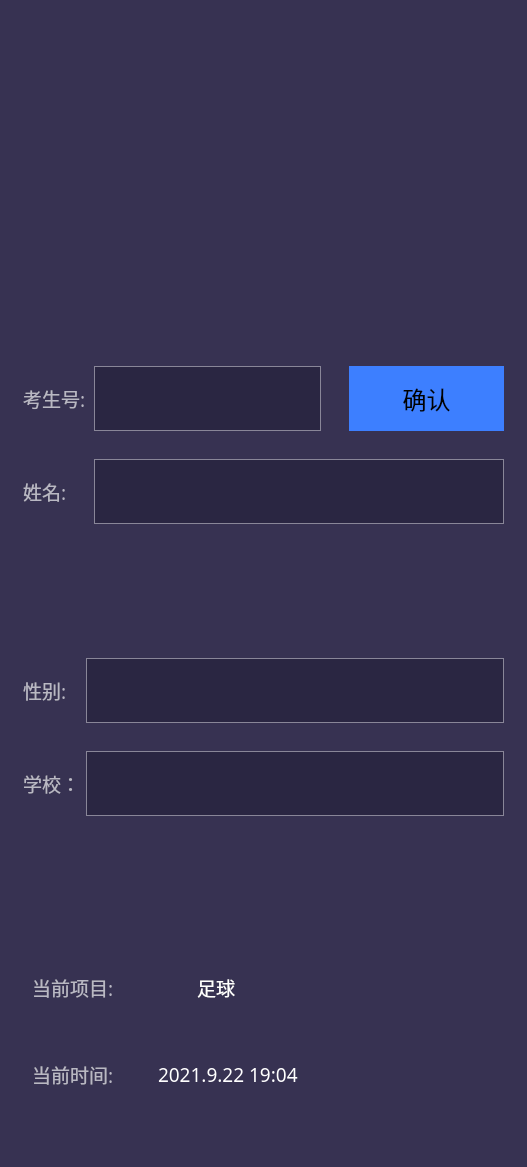
           <widget class="QFrame" name="frame_13">
            <property name="minimumSize">
             <size>
              <width>0</width>
              <height>243</height>
             </size>
            </property>
            <property name="maximumSize">
             <size>
              <width>16777215</width>
              <height>16777215</height>
             </size>
            </property>
            <property name="styleSheet">
             <string notr="true">background-color: rgb(55, 50, 82);</string>
            </property>
            <property name="title" stdset="0">
             <string/>
            </property>
            <layout class="QVBoxLayout" name="verticalLayout_34">
             <item>
              <layout class="QHBoxLayout" name="horizontalLayout_4">
               <item>
                <spacer name="horizontalSpacer_9">
                 <property name="orientation">
                  <enum>Qt::Horizontal</enum>
                 </property>
                 <property name="sizeType">
                  <enum>QSizePolicy::Preferred</enum>
                 </property>
                 <property name="sizeHint" stdset="0">
                  <size>
                   <width>40</width>
                   <height>20</height>
                  </size>
                 </property>
                </spacer>
               </item>
               <item>
                <layout class="QVBoxLayout" name="verticalLayout_23">
                 <item>
                  <spacer name="verticalSpacer_16">
                   <property name="orientation">
                    <enum>Qt::Vertical</enum>
                   </property>
                   <property name="sizeType">
                    <enum>QSizePolicy::Maximum</enum>
                   </property>
                   <property name="sizeHint" stdset="0">
                    <size>
                     <width>20</width>
                     <height>49</height>
                    </size>
                   </property>
                  </spacer>
                 </item>
                 <item>
                  <widget class="QLabel" name="lbUserPic">
                   <property name="sizePolicy">
                    <sizepolicy hsizetype="Preferred" vsizetype="Preferred">
                     <horstretch>0</horstretch>
                     <verstretch>0</verstretch>
                    </sizepolicy>
                   </property>
                   <property name="minimumSize">
                    <size>
                     <width>155</width>
                     <height>183</height>
                    </size>
                   </property>
                   <property name="maximumSize">
                    <size>
                     <width>155</width>
                     <height>183</height>
                    </size>
                   </property>
                   <property name="styleSheet">
                    <string notr="true">border-image: url(:/resource/images/examPage/headPic.png);</string>
                   </property>
                   <property name="text">
                    <string/>
                   </property>
                   <property name="alignment">
                    <set>Qt::AlignCenter</set>
                   </property>
                  </widget>
                 </item>
                 <item>
                  <spacer name="verticalSpacer_17">
                   <property name="orientation">
                    <enum>Qt::Vertical</enum>
                   </property>
                   <property name="sizeType">
                    <enum>QSizePolicy::Maximum</enum>
                   </property>
                   <property name="sizeHint" stdset="0">
                    <size>
                     <width>20</width>
                     <height>52</height>
                    </size>
                   </property>
                  </spacer>
                 </item>
                </layout>
               </item>
               <item>
                <spacer name="horizontalSpacer_10">
                 <property name="orientation">
                  <enum>Qt::Horizontal</enum>
                 </property>
                 <property name="sizeType">
                  <enum>QSizePolicy::Preferred</enum>
                 </property>
                 <property name="sizeHint" stdset="0">
                  <size>
                   <width>40</width>
                   <height>20</height>
                  </size>
                 </property>
                </spacer>
               </item>
              </layout>
             </item>
             <item>
              <widget class="QGroupBox" name="groupBox">
               <property name="styleSheet">
                <string notr="true">border:none;</string>
               </property>
               <property name="title">
                <string/>
               </property>
               <layout class="QVBoxLayout" name="verticalLayout_35">
                <item>
                 <spacer name="verticalSpacer_28">
                  <property name="orientation">
                   <enum>Qt::Vertical</enum>
                  </property>
                  <property name="sizeHint" stdset="0">
                   <size>
                    <width>20</width>
                    <height>50</height>
                   </size>
                  </property>
                 </spacer>
                </item>
                <item>
                 <layout class="QHBoxLayout" name="horizontalLayout_6">
                  <item>
                   <layout class="QVBoxLayout" name="verticalLayout_2">
                    <property name="spacing">
                     <number>28</number>
                    </property>
                    <item>
                     <widget class="QLabel" name="label_4">
                      <property name="maximumSize">
                       <size>
                        <width>65</width>
                        <height>65</height>
                       </size>
                      </property>
                      <property name="font">
                       <font>
                        <family>Microsoft YaHei</family>
                        <pointsize>14</pointsize>
                       </font>
                      </property>
                      <property name="styleSheet">
                       <string notr="true">color: rgb(185, 184, 195);</string>
                      </property>
                      <property name="text">
                       <string>考生号:</string>
                      </property>
                      <property name="alignment">
                       <set>Qt::AlignLeading|Qt::AlignLeft|Qt::AlignVCenter</set>
                      </property>
                     </widget>
                    </item>
                    <item>
                     <widget class="QLabel" name="label_5">
                      <property name="maximumSize">
                       <size>
                        <width>65</width>
                        <height>65</height>
                       </size>
                      </property>
                      <property name="font">
                       <font>
                        <family>Microsoft YaHei</family>
                        <pointsize>14</pointsize>
                       </font>
                      </property>
                      <property name="styleSheet">
                       <string notr="true">color: rgb(185, 184, 195);</string>
                      </property>
                      <property name="text">
                       <string>姓名:</string>
                      </property>
                     </widget>
                    </item>
                   </layout>
                  </item>
                  <item>
                   <layout class="QVBoxLayout" name="verticalLayout_3">
                    <property name="spacing">
                     <number>28</number>
                    </property>
                    <item>
                     <layout class="QHBoxLayout" name="horizontalLayout_5">
                      <item>
                       <widget class="QLineEdit" name="leUserId">
                        <property name="sizePolicy">
                         <sizepolicy hsizetype="Preferred" vsizetype="Fixed">
                          <horstretch>0</horstretch>
                          <verstretch>0</verstretch>
                         </sizepolicy>
                        </property>
                        <property name="minimumSize">
                         <size>
                          <width>188</width>
                          <height>65</height>
                         </size>
                        </property>
                        <property name="maximumSize">
                         <size>
                          <width>16777215</width>
                          <height>188</height>
                         </size>
                        </property>
                        <property name="font">
                         <font>
                          <family>Microsoft YaHei</family>
                          <pointsize>18</pointsize>
                         </font>
                        </property>
                        <property name="styleSheet">
                         <string notr="true">background-color: rgb(42, 38, 66);
color: rgb(255, 255, 255);
border:1px solid #898698;</string>
                        </property>
                       </widget>
                      </item>
                      <item>
                       <widget class="QPushButton" name="pbConfimUserIdBtn">
                        <property name="minimumSize">
                         <size>
                          <width>97</width>
                          <height>65</height>
                         </size>
                        </property>
                        <property name="font">
                         <font>
                          <family>Microsoft YaHei</family>
                          <pointsize>18</pointsize>
                         </font>
                        </property>
                        <property name="styleSheet">
                         <string notr="true">background-color: rgb(61, 127, 255);
color: rgb(0, 0, 0);</string>
                        </property>
                        <property name="text">
                         <string>确认</string>
                        </property>
                       </widget>
                      </item>
                     </layout>
                    </item>
                    <item>
                     <widget class="QLineEdit" name="leUserName">
                      <property name="sizePolicy">
                       <sizepolicy hsizetype="Preferred" vsizetype="Fixed">
                        <horstretch>0</horstretch>
                        <verstretch>0</verstretch>
                       </sizepolicy>
                      </property>
                      <property name="minimumSize">
                       <size>
                        <width>0</width>
                        <height>65</height>
                       </size>
                      </property>
                      <property name="maximumSize">
                       <size>
                        <width>16777215</width>
                        <height>288</height>
                       </size>
                      </property>
                      <property name="font">
                       <font>
                        <family>Microsoft YaHei</family>
                        <pointsize>18</pointsize>
                       </font>
                      </property>
                      <property name="styleSheet">
                       <string notr="true">background-color: rgb(42, 38, 66);
color: rgb(255, 255, 255);
border:1px solid #898698;</string>
                      </property>
                     </widget>
                    </item>
                   </layout>
                  </item>
                 </layout>
                </item>
                <item>
                 <spacer name="verticalSpacer_27">
                  <property name="orientation">
                   <enum>Qt::Vertical</enum>
                  </property>
                  <property name="sizeHint" stdset="0">
                   <size>
                    <width>20</width>
                    <height>50</height>
                   </size>
                  </property>
                 </spacer>
                </item>
               </layout>
              </widget>
             </item>
             <item>
              <widget class="QGroupBox" name="groupBox_2">
               <property name="styleSheet">
                <string notr="true">border:none</string>
               </property>
               <property name="title">
                <string/>
               </property>
               <layout class="QVBoxLayout" name="verticalLayout_36">
                <item>
                 <spacer name="verticalSpacer_30">
                  <property name="orientation">
                   <enum>Qt::Vertical</enum>
                  </property>
                  <property name="sizeHint" stdset="0">
                   <size>
                    <width>20</width>
                    <height>51</height>
                   </size>
                  </property>
                 </spacer>
                </item>
                <item>
                 <layout class="QHBoxLayout" name="horizontalLayout_20">
                  <item>
                   <layout class="QVBoxLayout" name="verticalLayout_25">
                    <property name="spacing">
                     <number>28</number>
                    </property>
                    <item>
                     <widget class="QLabel" name="label_6">
                      <property name="maximumSize">
                       <size>
                        <width>16777215</width>
                        <height>65</height>
                       </size>
                      </property>
                      <property name="font">
                       <font>
                        <family>Microsoft YaHei</family>
                        <pointsize>14</pointsize>
                       </font>
                      </property>
                      <property name="styleSheet">
                       <string notr="true">color: rgb(185, 184, 195);</string>
                      </property>
                      <property name="text">
                       <string>性别:</string>
                      </property>
                     </widget>
                    </item>
                    <item>
                     <widget class="QLabel" name="label_7">
                      <property name="maximumSize">
                       <size>
                        <width>16777215</width>
                        <height>65</height>
                       </size>
                      </property>
                      <property name="font">
                       <font>
                        <family>Microsoft YaHei</family>
                        <pointsize>14</pointsize>
                       </font>
                      </property>
                      <property name="styleSheet">
                       <string notr="true">color: rgb(185, 184, 195);</string>
                      </property>
                      <property name="text">
                       <string>学校：</string>
                      </property>
                     </widget>
                    </item>
                   </layout>
                  </item>
                  <item>
                   <layout class="QVBoxLayout" name="verticalLayout_31">
                    <property name="spacing">
                     <number>28</number>
                    </property>
                    <item>
                     <widget class="QLineEdit" name="leUserGender">
                      <property name="minimumSize">
                       <size>
                        <width>0</width>
                        <height>65</height>
                       </size>
                      </property>
                      <property name="font">
                       <font>
                        <family>Microsoft YaHei</family>
                        <pointsize>18</pointsize>
                       </font>
                      </property>
                      <property name="styleSheet">
                       <string notr="true">background-color: rgb(42, 38, 66);
color: rgb(255, 255, 255);
border:1px solid #898698;</string>
                      </property>
                     </widget>
                    </item>
                    <item>
                     <widget class="QLineEdit" name="leUserSchool">
                      <property name="minimumSize">
                       <size>
                        <width>0</width>
                        <height>65</height>
                       </size>
                      </property>
                      <property name="font">
                       <font>
                        <family>Microsoft YaHei</family>
                        <pointsize>18</pointsize>
                       </font>
                      </property>
                      <property name="styleSheet">
                       <string notr="true">background-color: rgb(42, 38, 66);
color: rgb(255, 255, 255);
border:1px solid #898698;</string>
                      </property>
                     </widget>
                    </item>
                   </layout>
                  </item>
                 </layout>
                </item>
                <item>
                 <spacer name="verticalSpacer_29">
                  <property name="orientation">
                   <enum>Qt::Vertical</enum>
                  </property>
                  <property name="sizeHint" stdset="0">
                   <size>
                    <width>20</width>
                    <height>51</height>
                   </size>
                  </property>
                 </spacer>
                </item>
               </layout>
              </widget>
             </item>
             <item>
              <widget class="QGroupBox" name="groupBox_3">
               <property name="styleSheet">
                <string notr="true">border:none</string>
               </property>
               <property name="title">
                <string/>
               </property>
               <layout class="QVBoxLayout" name="verticalLayout_33">
                <property name="spacing">
                 <number>28</number>
                </property>
                <item>
                 <spacer name="verticalSpacer_18">
                  <property name="orientation">
                   <enum>Qt::Vertical</enum>
                  </property>
                  <property name="sizeHint" stdset="0">
                   <size>
                    <width>20</width>
                    <height>58</height>
                   </size>
                  </property>
                 </spacer>
                </item>
                <item>
                 <widget class="QGroupBox" name="groupBox_4">
                  <property name="maximumSize">
                   <size>
                    <width>16777215</width>
                    <height>60</height>
                   </size>
                  </property>
                  <property name="styleSheet">
                   <string notr="true">border:none;</string>
                  </property>
                  <property name="title">
                   <string/>
                  </property>
                  <layout class="QHBoxLayout" name="horizontalLayout_11">
                   <item>
                    <widget class="QLabel" name="label_8">
                     <property name="minimumSize">
                      <size>
                       <width>0</width>
                       <height>17</height>
                      </size>
                     </property>
                     <property name="maximumSize">
                      <size>
                       <width>120</width>
                       <height>16777215</height>
                      </size>
                     </property>
                     <property name="font">
                      <font>
                       <family>Microsoft YaHei</family>
                       <pointsize>14</pointsize>
                      </font>
                     </property>
                     <property name="styleSheet">
                      <string notr="true">color: rgb(185, 184, 195);</string>
                     </property>
                     <property name="text">
                      <string>当前项目:   </string>
                     </property>
                    </widget>
                   </item>
                   <item>
                    <widget class="QLabel" name="label_33">
                     <property name="minimumSize">
                      <size>
                       <width>40</width>
                       <height>40</height>
                      </size>
                     </property>
                     <property name="maximumSize">
                      <size>
                       <width>40</width>
                       <height>40</height>
                      </size>
                     </property>
                     <property name="styleSheet">
                      <string notr="true">border-image: url(:/resource/images/mainform/football.png);</string>
                     </property>
                     <property name="text">
                      <string/>
                     </property>
                    </widget>
                   </item>
                   <item>
                    <widget class="QLabel" name="label_9">
                     <property name="font">
                      <font>
                       <family>Microsoft YaHei</family>
                       <pointsize>14</pointsize>
                       <weight>50</weight>
                       <bold>false</bold>
                      </font>
                     </property>
                     <property name="styleSheet">
                      <string notr="true">color: rgb(255, 255, 255);</string>
                     </property>
                     <property name="text">
                      <string/>
                     </property>
                     <property name="alignment">
                      <set>Qt::AlignCenter</set>
                     </property>
                    </widget>
                   </item>
                   <item>
                    <widget class="QLabel" name="lbProjectName">
                     <property name="font">
                      <font>
                       <family>Microsoft YaHei</family>
                       <pointsize>14</pointsize>
                      </font>
                     </property>
                     <property name="styleSheet">
                      <string notr="true">color: rgb(255, 255, 255);</string>
                     </property>
                     <property name="text">
                      <string>足球</string>
                     </property>
                    </widget>
                   </item>
                   <item>
                    <spacer name="horizontalSpacer_47">
                     <property name="orientation">
                      <enum>Qt::Horizontal</enum>
                     </property>
                     <property name="sizeHint" stdset="0">
                      <size>
                       <width>260</width>
                       <height>20</height>
                      </size>
                     </property>
                    </spacer>
                   </item>
                  </layout>
                 </widget>
                </item>
                <item>
                 <widget class="QGroupBox" name="groupBox_12">
                  <property name="minimumSize">
                   <size>
                    <width>0</width>
                    <height>60</height>
                   </size>
                  </property>
                  <property name="maximumSize">
                   <size>
                    <width>16777215</width>
                    <height>60</height>
                   </size>
                  </property>
                  <property name="styleSheet">
                   <string notr="true">border:none;</string>
                  </property>
                  <property name="title">
                   <string/>
                  </property>
                  <layout class="QHBoxLayout" name="horizontalLayout_32">
                   <item>
                    <widget class="QLabel" name="label_10">
                     <property name="minimumSize">
                      <size>
                       <width>0</width>
                       <height>17</height>
                      </size>
                     </property>
                     <property name="maximumSize">
                      <size>
                       <width>120</width>
                       <height>16777215</height>
                      </size>
                     </property>
                     <property name="font">
                      <font>
                       <family>Microsoft YaHei</family>
                       <pointsize>14</pointsize>
                      </font>
                     </property>
                     <property name="styleSheet">
                      <string notr="true">color: rgb(185, 184, 195);</string>
                     </property>
                     <property name="text">
                      <string>当前时间:</string>
                     </property>
                    </widget>
                   </item>
                   <item>
                    <widget class="QLabel" name="lbCurrentTime">
                     <property name="enabled">
                      <bool>true</bool>
                     </property>
                     <property name="minimumSize">
                      <size>
                       <width>0</width>
                       <height>0</height>
                      </size>
                     </property>
                     <property name="font">
                      <font>
                       <family>Microsoft YaHei</family>
                       <pointsize>14</pointsize>
                      </font>
                     </property>
                     <property name="styleSheet">
                      <string notr="true">color: rgb(255, 255, 255);</string>
                     </property>
                     <property name="text">
                      <string>2021.9.22 19:04</string>
                     </property>
                    </widget>
                   </item>
                  </layout>
                 </widget>
                </item>
                <item>
                 <spacer name="verticalSpacer_19">
                  <property name="orientation">
                   <enum>Qt::Vertical</enum>
                  </property>
                  <property name="sizeHint" stdset="0">
                   <size>
                    <width>20</width>
                    <height>40</height>
                   </size>
                  </property>
                 </spacer>
                </item>
               </layout>
              </widget>
             </item>
            </layout>
           </widget>
